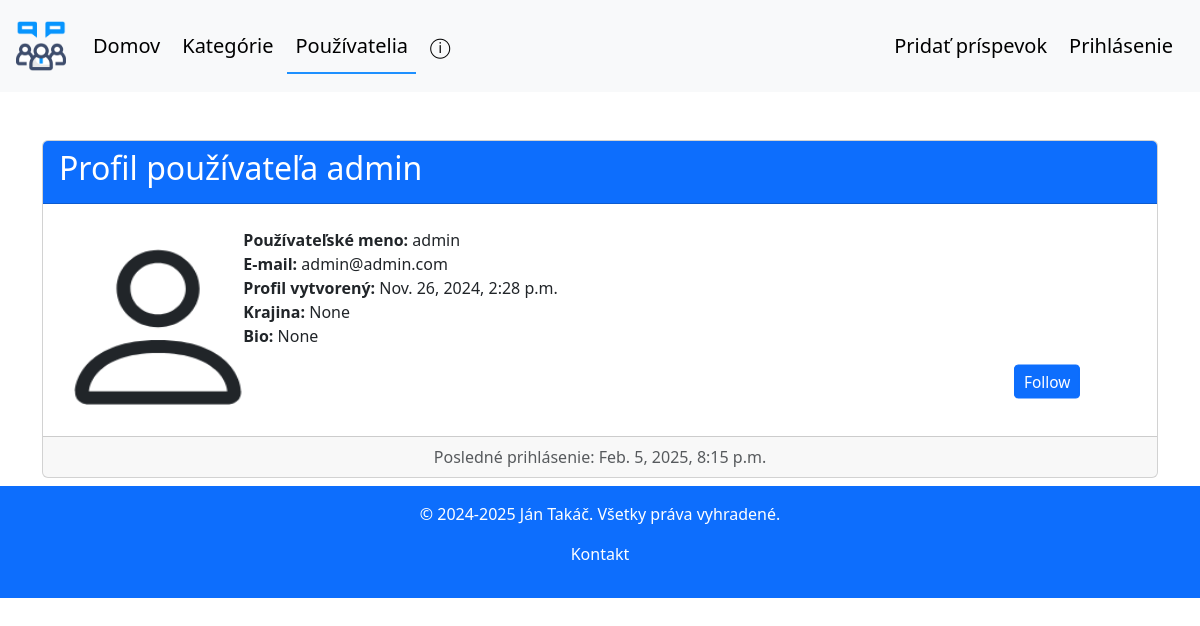
Screenshot of /browse-profiles/4/ with the database file from the repository.
### forum/models.py (models this page shows, shortened)
class Profile(models.Model):
    user = models.OneToOneField(User, on_delete=models.CASCADE, related_name='profile')
    image = models.ImageField(default='pf_pics/default.png', upload_to='pf_pics', null=False, blank=True)
    country = models.CharField(max_length=50, null=True, blank=True)
    bio = models.TextField(max_length=150, null=True, blank=True)

### forum/views.py (the view)
# urls.py: path('browse-profiles/<int:profile_id>/', views.browse_profile_view, name='browse_profile'),
def browse_profile_view(request, profile_id):
    profile = get_object_or_404(Profile, id=profile_id)
    return render(request, 'forum/browse_profile.html', {'profile': profile})

### forum/templates/forum/browse_profile.html (shortened to what this page needs)
{% extends 'forum/base.html' %}
{% block users_active %}active{% endblock %}
{% block content %}
<div class="container mt-5">
    <div class="card mb-2">
        <div class="card-header bg-primary text-white">
            <h2>Profil používateľa {{ profile.user.username }}</h2>
        </div>
        <div class="card-body">
            <div class="row">
                <div class="col-md-2">
                    <img src="{{ profile.image.url }}" width="200" height="200" alt="pf_picture">
                </div>
                <div class="col-md-8">
                    <p class="card-text">
                        <strong>Používateľské meno:</strong> {{ profile.user.username }}<br>
                        <strong>E-mail:</strong> {{ profile.user.email }}<br>
                        <strong>Profil vytvorený: </strong> {{ profile.user.date_joined }}<br>
                        <strong>Krajina: </strong> {{ profile.country }}<br>
                        <strong>Bio: </strong> {{ profile.bio }}
                    </p>
                </div>
            </div>
            <button class="btn btn-primary btn-sm" style="position: absolute; bottom: 5rem; right: 5rem;">
                Follow
            </button>
        </div>
        <div class="card-footer text-muted text-center">
            Posledné prihlásenie: {{ profile.user.last_login }}
        </div>
    </div>
</div>
{% endblock %}

### forum/static/forum/style.css (style rules this page uses)
.container-fluid .btn:hover, .container .btn { transform: scale(1.1); transition: transform 0.4s ease; }
.card { transition: transform 0.4s ease, box-shadow 0.4s ease; }

### rows the page displays
Profile: user.username "admin", image (placeholder picture), user.email "admin@admin.com", user.date_joined "Nov. 26, 2024, 2:28 p.m.", country "None", bio "None", user.last_login "Feb. 5, 2025, 8:15 p.m."
